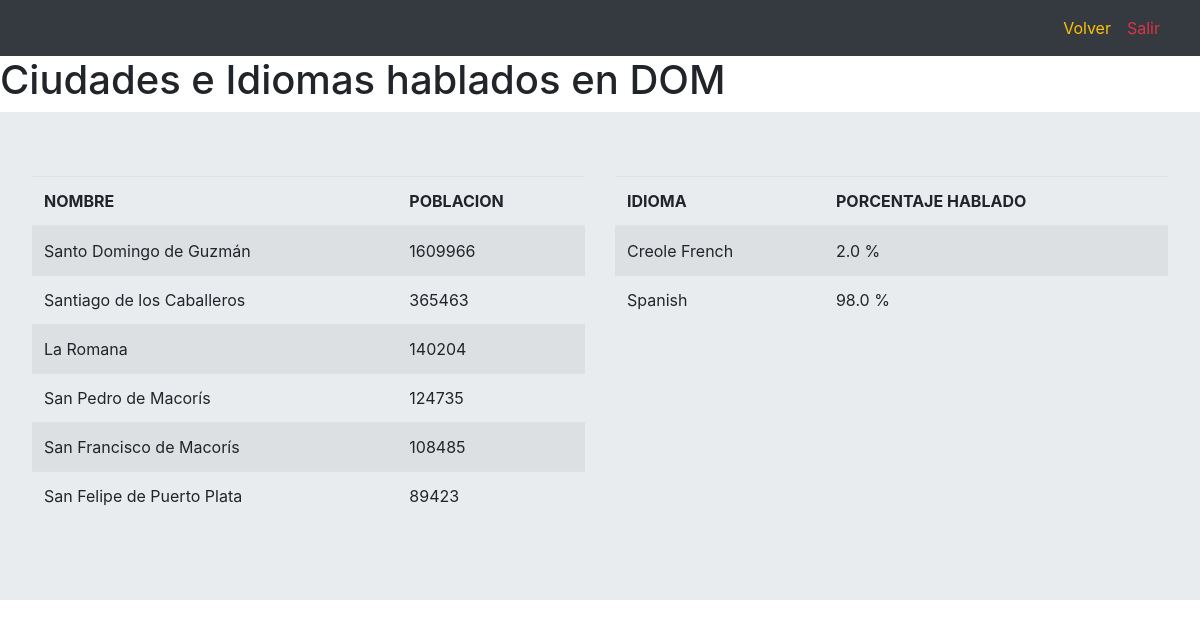
The app's page /paises.php/?valor=DOM with its own data.
### tables this page shows
CREATE TABLE `city` (
  `ID` int NOT NULL AUTO_INCREMENT,
  `Name` char(35) NOT NULL DEFAULT '',
  `CountryCode` char(3) NOT NULL DEFAULT '',
  `District` char(20) NOT NULL DEFAULT '',
  `Population` int NOT NULL DEFAULT '0',
  PRIMARY KEY (`ID`),
  KEY `CountryCode` (`CountryCode`),
  CONSTRAINT `city_ibfk_1` FOREIGN KEY (`CountryCode`) REFERENCES `country` (`Code`)
);

CREATE TABLE `countrylanguage` (
  `CountryCode` char(3) NOT NULL DEFAULT '',
  `Language` char(30) NOT NULL DEFAULT '',
  `IsOfficial` enum('T','F') NOT NULL DEFAULT 'F',
  `Percentage` decimal(4,1) NOT NULL DEFAULT '0.0',
  PRIMARY KEY (`CountryCode`,`Language`),
  KEY `CountryCode` (`CountryCode`),
  CONSTRAINT `countryLanguage_ibfk_1` FOREIGN KEY (`CountryCode`) REFERENCES `country` (`Code`)
);

### paises.php (the view, shortened to what this page needs)
<!DOCTYPE html>
<html lang="en">
<head>
    <link rel="stylesheet" href="https://maxcdn.bootstrapcdn.com/bootstrap/4.4.1/css/bootstrap.min.css" />
</head>
<body>
    <nav class="navbar navbar-expand-sm bg-dark navbar-dark justify-content-end">
        <ul class="navbar-nav">
            <li class="nav-item active">
                <a class="nav-link text-warning" href="../private.php">Volver</a>
            </li>
            <li class="nav-item active">
                <a class="nav-link text-danger" href="../salir.php">Salir</a>
            </li>
            <li class="nav-item active">
                <a class="nav-link" href="#"><?php echo $_SESSION['user']; ?></a>
            </li>
        </ul>
    </nav>
    <?php
  include('config.php');
  $link = new PDO('mysql:host=' . $db_hostname . ';dbname=' . $db_nombre,  $db_usuario, $db_clave, $opciones);
  $code = $_GET['valor'];
  ?>
    <h1>Ciudades e Idiomas hablados en <?php echo $code; ?>
    </h1>
    <div class="jumbotron row">
        <div class="col-6">
            <table class="table table-striped">
                <thead>
                    <tr>
                        <th>NOMBRE</th>
                        <th>POBLACION</th>
                    </tr>
                </thead>
                <?php
        foreach ($link->query("SELECT * FROM city WHERE CountryCode='" . $code . "'") as $row) {
        ?>
                <tr>
                    <td><?php echo $row['Name'] ?></td>
                    <td><?php echo $row['Population'] ?></td>
                </tr>
                <?php
        }
        ?>
            </table>
        </div>
        <div class="col-6">
            <table class="table table-striped">
                <thead>
                    <tr>
                        <th>IDIOMA</th>
                        <th>PORCENTAJE HABLADO</th>
                    </tr>
                </thead>
                <?php
        foreach ($link->query("SELECT * FROM countrylanguage WHERE CountryCode='" . $code . "'") as $row) {
        ?>
                <tr>
                    <td><?php echo $row['Language'] ?></td>
                    <td><?php echo $row['Percentage'] . " %" ?></td>
                </tr>
                <?php
        }
        ?>
            </table>
        </div>
    </div>
</body>
</html>

### records on screen
city: Name "Santo Domingo de Guzmán", Population "1609966"
city: Name "Santiago de los Caballeros", Population "365463"
city: Name "La Romana", Population "140204"
city: Name "San Pedro de Macorís", Population "124735"
city: Name "San Francisco de Macorís", Population "108485"
city: Name "San Felipe de Puerto Plata", Population "89423"
countrylanguage: Language "Creole French", Percentage "2.0"
countrylanguage: Language "Spanish", Percentage "98.0"

### other values on screen
$code "DOM"
